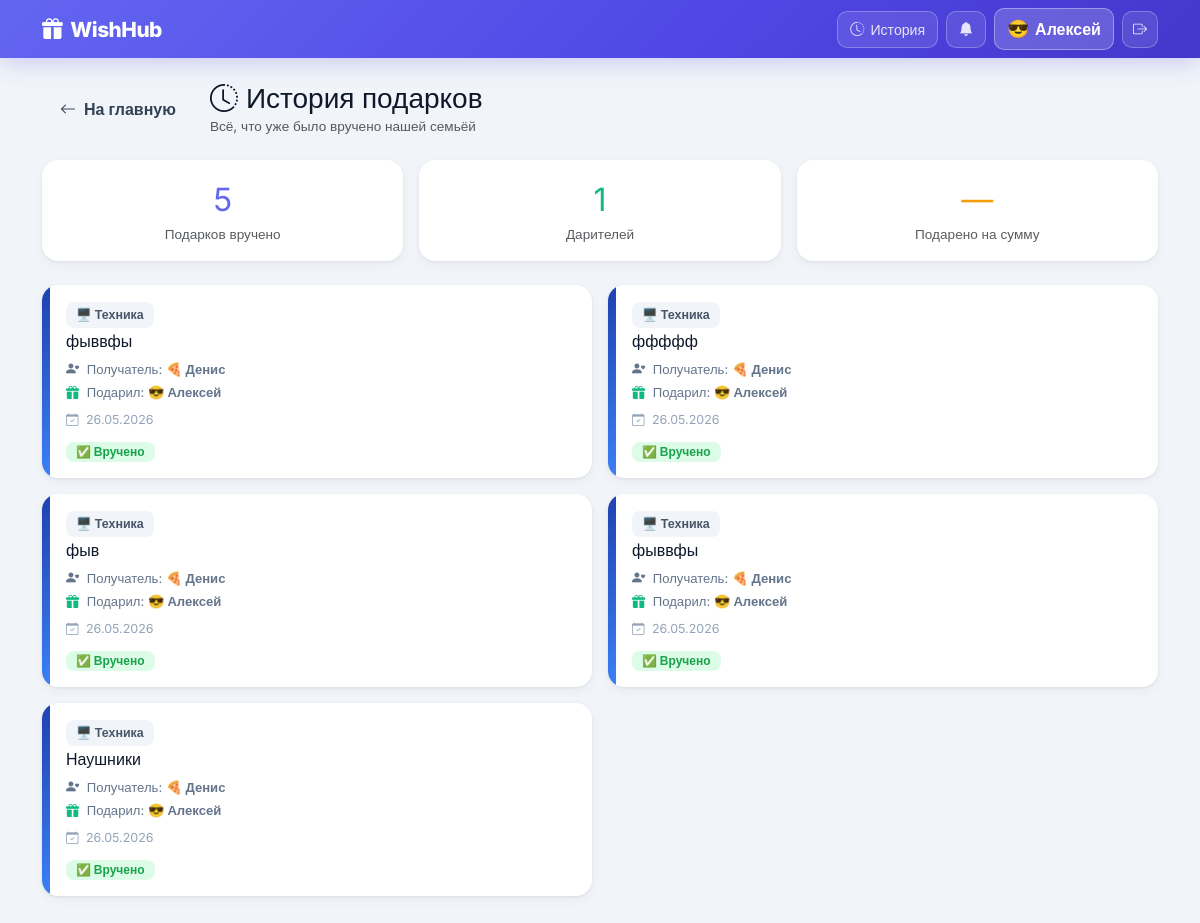
Page /history (signed in) on the earlier database version.
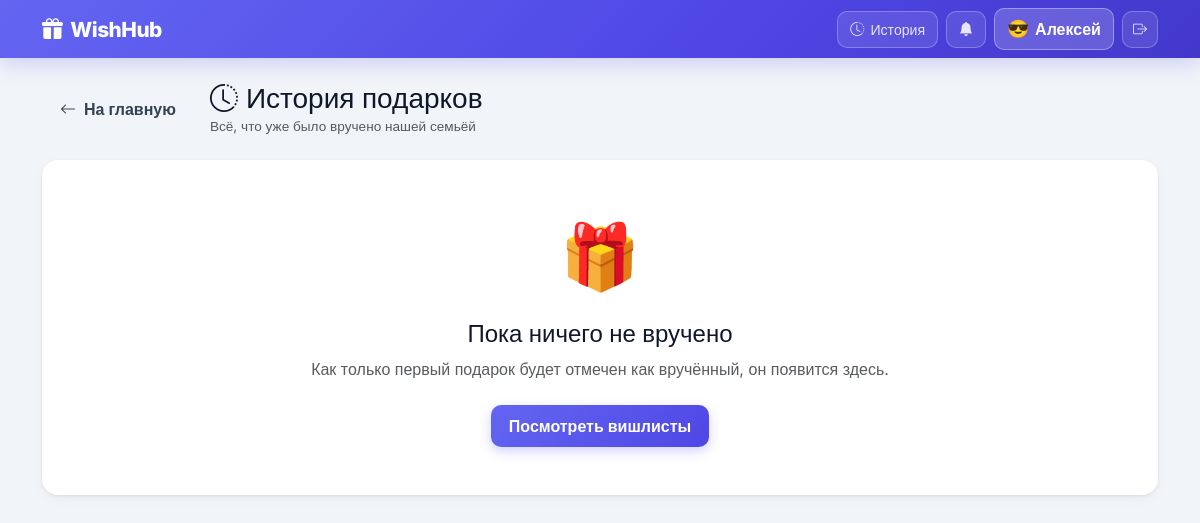
Same page on the later database version.
### app.py (models this page shows)
class User(UserMixin, db.Model):
    id            = db.Column(db.Integer, primary_key=True)
    username      = db.Column(db.String(50), unique=True, nullable=False)
    password_hash = db.Column(db.String(255), nullable=False)
    name          = db.Column(db.String(50), nullable=False)
    is_admin      = db.Column(db.Boolean, default=False)
    birthday      = db.Column(db.Date, nullable=True)
    emoji         = db.Column(db.String(10), default='🎁')
    wishes        = db.relationship('WishItem', backref='owner', lazy=True, foreign_keys='WishItem.user_id')

class WishItem(db.Model):
    id           = db.Column(db.Integer, primary_key=True)
    title        = db.Column(db.String(100), nullable=False)
    description  = db.Column(db.Text, nullable=True)
    link         = db.Column(db.String(500), nullable=True)
    image_url    = db.Column(db.String(500), nullable=True)
    price        = db.Column(db.Float, nullable=True)
    category     = db.Column(db.String(20), default='other')
    priority     = db.Column(db.String(20), default='medium')
    user_id      = db.Column(db.Integer, db.ForeignKey('user.id'), nullable=False)
    booked_by_id = db.Column(db.Integer, db.ForeignKey('user.id'), nullable=True)
    is_purchased = db.Column(db.Boolean, default=False)
    purchased_at = db.Column(db.DateTime, nullable=True)
    created_at   = db.Column(db.DateTime, default=datetime.utcnow)
    booked_by    = db.relationship('User', foreign_keys=[booked_by_id])

### app.py (the view)
@app.route('/history')
@login_required
def history():
    purchased = WishItem.query.filter_by(is_purchased=True)\
                              .order_by(WishItem.purchased_at.desc()).all()
    return render_template('history.html', purchased=purchased, category_map=CATEGORY_MAP)

### app.py (called while the page is built)
@login_manager.user_loader
def load_user(user_id):
    return db.session.get(User, int(user_id))

### templates/history.html (shortened to what this page needs)
{% extends "base.html" %}
{% block content %}
<div class="d-flex align-items-center gap-3 mb-4">
  <a href="{{ url_for('index') }}" class="btn btn-w btn-w-light">
    <i class="bi bi-arrow-left me-1"></i> На главную
  </a>
  <div>
    <h3 class="fw-800 mb-0"><i class="bi bi-clock-history text-indigo me-2"></i>История подарков</h3>
    <p class="text-muted mb-0" style="font-size:.85rem">Всё, что уже было вручено нашей семьёй</p>
  </div>
</div>
{% if purchased %}
<div class="row g-3 mb-4">
  <div class="col-sm-4">
    <div class="card-w p-3 text-center">
      <div class="fw-800" style="font-size:2rem;color:#6366f1">{{ purchased|length }}</div>
      <div class="text-muted" style="font-size:.85rem">Подарков вручено</div>
    </div>
  </div>
  <div class="col-sm-4">
    <div class="card-w p-3 text-center">
      {% set gifters = purchased|map(attribute='booked_by')|unique(attribute='id')|list %}
      <div class="fw-800" style="font-size:2rem;color:#10b981">{{ gifters|length }}</div>
      <div class="text-muted" style="font-size:.85rem">Дарителей</div>
    </div>
  </div>
  <div class="col-sm-4">
    <div class="card-w p-3 text-center">
      {% set total_price = purchased|selectattr('price')|map(attribute='price')|sum %}
      <div class="fw-800" style="font-size:2rem;color:#f59e0b">
        {{ '{:,.0f}'.format(total_price).replace(',', ' ') if total_price else '—' }}
      </div>
      <div class="text-muted" style="font-size:.85rem">Подарено на сумму</div>
    </div>
  </div>
</div>
<div class="row g-3">
  {% for wish in purchased %}
  <div class="col-md-6">
    <div class="card-w overflow-hidden h-100">
      <div class="d-flex h-100">
        <div style="width:8px;flex-shrink:0;background:{{ category_map[wish.category].gradient }}"></div>
        <div class="p-3 flex-grow-1">
          <div class="d-flex justify-content-between align-items-start mb-2">
            <div>
              <span class="cat-chip mb-1 d-inline-flex">{{ category_map[wish.category].emoji }} {{ category_map[wish.category].label }}</span>
              <h6 class="fw-700 mb-0">{{ wish.title }}</h6>
            </div>
          </div>
          <div class="d-flex align-items-center gap-2 flex-wrap" style="font-size:.82rem;color:#64748b">
            <span>
              <i class="bi bi-person-heart me-1"></i>
              Получатель: <strong>{{ wish.owner.emoji }} {{ wish.owner.name }}</strong>
            </span>
          </div>
          <div class="d-flex align-items-center gap-2 flex-wrap mt-1" style="font-size:.82rem;color:#64748b">
            <span>
              <i class="bi bi-gift-fill me-1" style="color:#10b981"></i>
              Подарил: <strong>{{ wish.booked_by.emoji }} {{ wish.booked_by.name }}</strong>
            </span>
          </div>
          {% if wish.purchased_at %}
          <div class="mt-2" style="font-size:.78rem;color:#94a3b8">
            <i class="bi bi-calendar-check me-1"></i>
            {{ wish.purchased_at.strftime('%d.%m.%Y') }}
          </div>
          {% endif %}
          <div class="mt-2">
            <span class="badge" style="background:#dcfce7;color:#16a34a;font-size:.75rem;padding:4px 10px;border-radius:8px">
              ✅ Вручено
            </span>
          </div>
        </div>
      </div>
    </div>
  </div>
  {% endfor %}
</div>
{% else %}
<div class="text-center py-5 card-w">
  <div style="font-size:4rem">🎁</div>
  <h4 class="fw-700 mt-3">Пока ничего не вручено</h4>
  <p class="text-muted">Как только первый подарок будет отмечен как вручённый, он появится здесь.</p>
  <a href="{{ url_for('index') }}" class="btn btn-w btn-w-primary mt-2">
    Посмотреть вишлисты
  </a>
</div>
{% endif %}
{% endblock %}

### templates/base.html (shortened to what this page needs)
<!DOCTYPE html>
<html lang="ru">
<head>
<link href="https://cdn.jsdelivr.net/npm/bootstrap@5.3.0/dist/css/bootstrap.min.css" rel="stylesheet">
<link href="https://cdn.jsdelivr.net/npm/bootstrap-icons@1.11.3/font/bootstrap-icons.min.css" rel="stylesheet">
</head>
<body>
<nav class="navbar navbar-expand-lg navbar-custom py-2 mb-4">
  <div class="container">
    <a class="navbar-brand text-white d-flex align-items-center gap-2" href="{{ url_for('index') }}">
      <i class="bi bi-gift-fill"></i> WishHub
    </a>
    {% if current_user.is_authenticated %}
    <div class="d-flex align-items-center gap-2 ms-auto flex-wrap">
      <a href="{{ url_for('history') }}" class="nav-history-btn">
        <i class="bi bi-clock-history"></i><span class="d-none d-sm-inline">История</span>
      </a>
      <div class="position-relative" id="bellWrapper" style="display:none">
        <button id="bellBtn" type="button"
                class="nav-history-btn position-relative"
                title="Уведомления">
          <i class="bi bi-bell-fill"></i>
        </button>
      </div>
      <a href="{{ url_for('my_wishlist') }}" class="nav-user-btn">
        <span style="font-size:1.1rem">{{ current_user.emoji }}</span>
        <span>{{ current_user.name }}</span>
      </a>
      <form method="POST" action="{{ url_for('logout') }}" class="m-0">
        <button type="submit" class="nav-link-logout border-0 bg-transparent" style="background: rgba(255,255,255,.1) !important; border: 1px solid rgba(255,255,255,.25) !important; cursor: pointer;">
          <i class="bi bi-box-arrow-right"></i>
        </button>
      </form>
    </div>
    {% endif %}
  </div>
</nav>
<div class="container pb-5">
  {% block content %}{% endblock %}
</div>
</body>
</html>

### templates/base.html (style rules this page uses)
:root { --indigo: #6366f1; --indigo-d: #4f46e5; --indigo-l: #e0e7ff; --bg: #f1f5f9; --card: #fff; --text: #0f172a; --muted: #64748b; --border: #e2e8f0; --shadow: 0 1px 3px rgba(0,0,0,.07), 0 4px 12px rgba(0,0,0,.04); --shadow-lg: 0 8px 30px rgba(99,102,241,.12); --radius: 16px; --radius-sm: 10px; }
* { box-sizing: border-box; }
body { font-family:'Inter',sans-serif; background:var(--bg); color:var(--text); min-height:100vh; }
.navbar-custom { background: linear-gradient(135deg, #6366f1 0%, #4f46e5 60%, #4338ca 100%); box-shadow: 0 4px 24px rgba(79,70,229,.25); }
.navbar-brand { font-weight: 800; font-size: 1.3rem; letter-spacing: -.5px; }
.nav-user-btn { display: inline-flex; align-items: center; gap: 6px; border: 1px solid rgba(255,255,255,.35); border-radius: 10px; padding: 7px 12px; font-weight: 600; color: #fff; text-decoration: none; background: rgba(255,255,255,.18); backdrop-filter: blur(6px); transition: all .2s; }
.nav-link-logout { display: inline-flex; align-items: center; border: 1px solid rgba(255,255,255,.25); border-radius: 10px; padding: 7px 10px; color: rgba(255,255,255,.85); background: rgba(255,255,255,.1); text-decoration: none; transition: all .2s; font-size:.88rem; }
.nav-history-btn { display: inline-flex; align-items: center; gap: 6px; border: 1px solid rgba(255,255,255,.25); border-radius: 10px; padding: 7px 12px; color: rgba(255,255,255,.85); background: rgba(255,255,255,.1); text-decoration: none; font-size: .88rem; font-weight: 500; transition: all .2s; }
.card-w { background: var(--card); border: none; border-radius: var(--radius); box-shadow: var(--shadow); transition: transform .25s, box-shadow .25s; }
.btn-w { border-radius: 10px; font-weight: 600; padding: 9px 18px; transition: all .2s; border: none; }
.btn-w-primary { background: linear-gradient(135deg,#6366f1,#4f46e5) !important; color: #fff !important; box-shadow: 0 4px 12px rgba(99,102,241,.3); }
.btn-w-light { background: #f1f5f9; color: #334155; }

Differences in the rows shown:
removed WishItem: category "🖥️", category "Техника", title "фыввфы", owner.emoji "🍕", owner.name "Денис", booked_by.emoji "😎", booked_by.name "Алексей", purchased_at "26.05.2026"
removed WishItem: category "🖥️", category "Техника", title "ффффф", owner.emoji "🍕", owner.name "Денис", booked_by.emoji "😎", booked_by.name "Алексей", purchased_at "26.05.2026"
removed WishItem: category "🖥️", category "Техника", title "фыв", owner.emoji "🍕", owner.name "Денис", booked_by.emoji "😎", booked_by.name "Алексей", purchased_at "26.05.2026"
removed WishItem: category "🖥️", category "Техника", title "фыввфы", owner.emoji "🍕", owner.name "Денис", booked_by.emoji "😎", booked_by.name "Алексей", purchased_at "26.05.2026"
removed WishItem: category "🖥️", category "Техника", title "Наушники", owner.emoji "🍕", owner.name "Денис", booked_by.emoji "😎", booked_by.name "Алексей", purchased_at "26.05.2026"
Other differences:
{{ purchased|length }}: "5" → (not shown)
{{ gifters|length }}: "1" → (not shown)
text no longer shown: "Подарков вручено Дарителей — Подарено на сумму"
text now shown: "🎁 Пока ничего не вручено Как только первый подарок будет отмечен как вручённый, он появится здесь. Посмотреть вишлисты"
